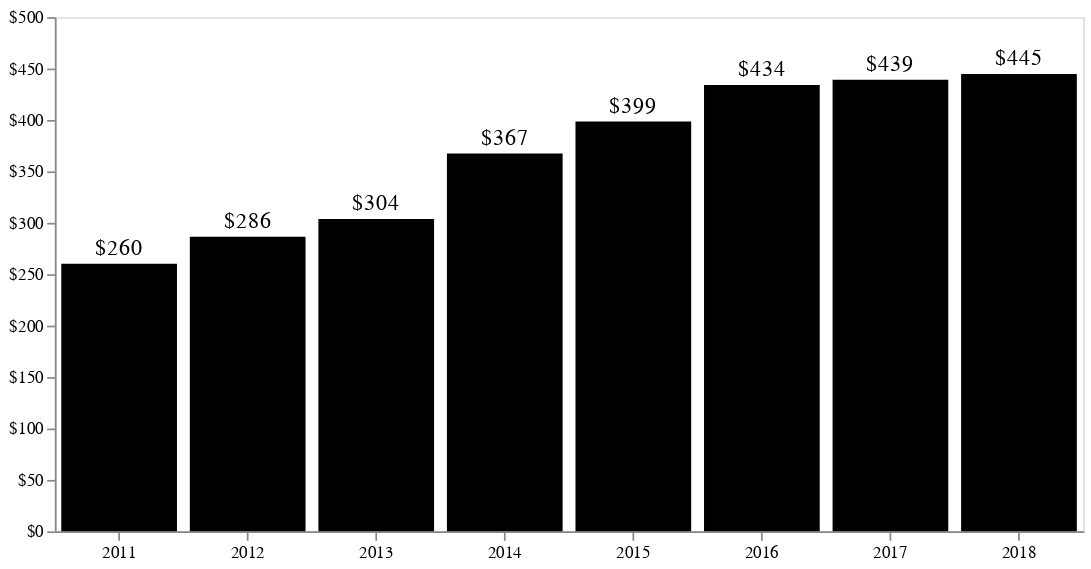

The notebook cell this image was saved under:
### Code cell
bars = alt.Chart(df).mark_bar(color="black").encode(
    x=alt.X(
        "date:O",
        timeUnit="year",
        axis=alt.Axis(title="", labelAngle=0),
    ),
    y=alt.Y(
        "median(price_per_square_foot):Q",
        axis=alt.Axis(title="", format="$s", grid=False),
        scale=alt.Scale(domain=[0, 500]),
    ),
).properties(width=600)

text = bars.mark_text(
    align='center',
    baseline='middle',
    dy=-9,
    size=13
).encode(
    text=alt.Text('median(price_per_square_foot):Q', format="$,.0f")
)

chart = bars + text

chart.configure_view(
    strokeOpacity=0
).save('assets/price-per-sqft-by-year.svg')

chart

### Figure 1 — Vega-Lite specification as saved in the notebook (floating-point values rounded to 4 significant figures)
{"$schema": "https://vega.github.io/schema/vega-lite/v2.4.3.json", "config": {"view": {"height": 300, "width": 400}}, "layer": [{"data": {"values": [{"bathrooms": 2, "bedrooms": 2, "date": "2018-06-12", "price": 600000, "price_per_square_foot": 453.5, "square_feet": 1323, "unit": 527, "url": "https://www.dlxco.com/the-promenade-west-lofts-condos-for-sale-lease-downtown-losangeles?mlsno=18-334730"}, {"bathrooms": 2, "bedrooms": 2, "date": "2018-04-11", "price": 598000, "price_per_square_foot": 443.6, "square_feet": 1348, "unit": 706, "url": "https://www.dlxco.com/the-promenade-west-lofts-condos-for-sale-lease-downtown-losangeles?mlsno=SR18004194CN"}, {"bathrooms": 2, "bedrooms": 2, "date": "2018-02-01", "price": 590000, "price_per_square_foot": 446.0, "square_feet": 1323, "unit": 409, "url": "https://www.dlxco.com/the-promenade-west-lofts-condos-for-sale-lease-downtown-losangeles?mlsno=18-302636"}, {"bathrooms": 3, "bedrooms": 2, "date": "2018-01-24", "price": 615000, "price_per_square_foot": 407.6, "square_feet": 1509, "unit": 315, "url": "https://www.dlxco.com/the-promenade-west-lofts-condos-for-sale-lease-downtown-losangeles?mlsno=17-280756"}, {"bathrooms": 1, "bedrooms": 1, "date": "2017-12-13", "price": 455000, "price_per_square_foot": 452.3, "square_feet": 1006, "unit": 804, "url": "https://www.dlxco.com/the-promenade-west-lofts-condos-for-sale-lease-downtown-losangeles?mlsno=17-276468"}, {"bathrooms": 2, "bedrooms": 1, "date": "2017-12-08", "price": 450000, "price_per_square_foot": 447.3, "square_feet": 1006, "unit": 803, "url": "https://www.dlxco.com/the-promenade-west-lofts-condos-for-sale-lease-downtown-losangeles?mlsno=RS17251377MR"}, {"bathrooms": 2, "bedrooms": 2, "date": "2017-08-31", "price": 555000, "price_per_square_foot": 450.5, "square_feet": 1232, "unit": 511, "url": "https://www.dlxco.com/the-promenade-west-lofts-condos-for-sale-lease-downtown-losangeles?mlsno=SR17142069CN"}, {"bathrooms": 2, "bedrooms": 2, "date": "2017-08-22", "price": 573000, "price_per_square_foot": 470.8, "square_feet": 1217, "unit": 305, "url": "https://www.dlxco.com/the-promenade-west-lofts-condos-for-sale-lease-downtown-losangeles?mlsno=17-241720"}, {"bathrooms": 3, "bedrooms": 2, "date": "2017-07-31", "price": 580000, "price_per_square_foot": 386.7, "square_feet": 1500, "unit": 316, "url": "https://www.dlxco.com/the-promenade-west-lofts-condos-for-sale-lease-downtown-losangeles?mlsno=17-206676"}, {"bathrooms": 1, "bedrooms": 1, "date": "2017-07-24", "price": 462000, "price_per_square_foot": 465.7, "square_feet": 992, "unit": 712, "url": "https://www.dlxco.com/the-promenade-west-lofts-condos-for-sale-lease-downtown-losangeles?mlsno=17-233274"}, {"bathrooms": 2, "bedrooms": 3, "date": "2017-07-19", "price": 612000, "price_per_square_foot": 375.9, "square_feet": 1628, "unit": 705, "url": "https://www.dlxco.com/the-promenade-west-lofts-condos-for-sale-lease-downtown-losangeles?mlsno=17-229802"}, {"bathrooms": 2, "bedrooms": 2, "date": "2017-07-06", "price": 570000, "price_per_square_foot": 468.4, "square_feet": 1217, "unit": 309, "url": "https://www.dlxco.com/the-promenade-west-lofts-condos-for-sale-lease-downtown-losangeles?mlsno=17-215688"}, {"bathrooms": 2, "bedrooms": 2, "date": "2017-06-26", "price": 527500, "price_per_square_foot": 391.3, "square_feet": 1348, "unit": 621, "url": "https://www.dlxco.com/the-promenade-west-lofts-condos-for-sale-lease-downtown-losangeles?mlsno=SB17104895MR"}, {"bathrooms": 3, "bedrooms": 2, "date": "2017-05-12", "price": 605000, "price_per_square_foot": 400.1, "square_feet": 1512, "unit": 206, "url": "https://www.dlxco.com/the-promenade-west-lofts-condos-for-sale-lease-downtown-losangeles?mlsno=17-211192"}, {"bathrooms": 2, "bedrooms": 3, "date": "2017-03-27", "price": 550000, "price_per_square_foot": 322.2, "square_feet": 1707, "unit": 520, "url": "https://www.dlxco.com/the-promenade-west-lofts-condos-for-sale-lease-downtown-losangeles?mlsno=16-166900"}, {"bathrooms": 2, "bedrooms": 2, "date": "2017-01-03", "price": 570000, "price_per_square_foot": 430.8, "square_feet": 1323, "unit": 619, "url": "https://www.dlxco.com/the-promenade-west-lofts-condos-for-sale-lease-downtown-losangeles?mlsno=16-176362"}, {"bathrooms": 2, "bedrooms": 2, "date": "2016-11-18", "price": 545000, "price_per_square_foot": 435.0, "square_feet": 1253, "unit": 501, "url": "https://www.dlxco.com/the-promenade-west-lofts-condos-for-sale-lease-downtown-losangeles?mlsno=16-149712"}, {"bathrooms": 2, "bedrooms": 2, "date": "2016-11-14", "price": 615000, "price_per_square_foot": 440.5, "square_feet": 1396, "unit": 808, "url": "https://www.dlxco.com/the-promenade-west-lofts-condos-for-sale-lease-downtown-losangeles?mlsno=16-138782"}, {"bathrooms": 1, "bedrooms": 1, "date": "2016-10-11", "price": 466000, "price_per_square_foot": 463.2, "square_feet": 1006, "unit": 806, "url": "https://www.dlxco.com/the-promenade-west-lofts-condos-for-sale-lease-downtown-losangeles?mlsno=16-122734"}, {"bathrooms": 2, "bedrooms": 2, "date": "2016-09-17", "price": 575000, "price_per_square_foot": 433.3, "square_feet": 1327, "unit": 415, "url": "https://www.dlxco.com/the-promenade-west-lofts-condos-for-sale-lease-downtown-losangeles?mlsno=16-142232"}, {"bathrooms": 1, "bedrooms": 1, "date": "2016-08-05", "price": 545000, "price_per_square_foot": 541.7, "square_feet": 1006, "unit": 802, "url": "https://www.dlxco.com/the-promenade-west-lofts-condos-for-sale-lease-downtown-losangeles?mlsno=16-125118"}, {"bathrooms": 3, "bedrooms": 2, "date": "2016-07-26", "price": 629500, "price_per_square_foot": 416.3, "square_feet": 1512, "unit": 314, "url": "https://www.dlxco.com/the-promenade-west-lofts-condos-for-sale-lease-downtown-losangeles?mlsno=16-124382"}, {"bathrooms": 2, "bedrooms": 3, "date": "2016-05-31", "price": 637000, "price_per_square_foot": 391.0, "square_feet": 1629, "unit": 505, "url": "https://www.dlxco.com/the-promenade-west-lofts-condos-for-sale-lease-downtown-losangeles?mlsno=PW16060511MR"}, {"bathrooms": 1, "bedrooms": 1, "date": "2016-05-17", "price": 530000, "price_per_square_foot": 526.8, "square_feet": 1006, "unit": 801, "url": "https://www.dlxco.com/the-promenade-west-lofts-condos-for-sale-lease-downtown-losangeles?mlsno=16-975267"}, {"bathrooms": 2, "bedrooms": 2, "date": "2016-04-11", "price": 520000, "price_per_square_foot": 385.8, "square_feet": 1348, "unit": 414, "url": "https://www.dlxco.com/the-promenade-west-lofts-condos-for-sale-lease-downtown-losangeles?mlsno=15-963651"}, {"bathrooms": 3, "bedrooms": 2, "date": "2016-01-09", "price": 585000, "price_per_square_foot": 386.9, "square_feet": 1512, "unit": 202, "url": "https://www.dlxco.com/the-promenade-west-lofts-condos-for-sale-lease-downtown-losangeles?mlsno=15-960051"}, {"bathrooms": 2, "bedrooms": 2, "date": "2015-11-25", "price": 535000, "price_per_square_foot": 408.1, "square_feet": 1311, "unit": 516, "url": "https://www.dlxco.com/the-promenade-west-lofts-condos-for-sale-lease-downtown-losangeles?mlsno=315009216IT"}, {"bathrooms": 2, "bedrooms": 2, "date": "2015-09-28", "price": 560000, "price_per_square_foot": 416.0, "square_feet": 1346, "unit": 504, "url": "https://www.dlxco.com/the-promenade-west-lofts-condos-for-sale-lease-downtown-losangeles?mlsno=15-927421"}, {"bathrooms": 2, "bedrooms": 2, "date": "2015-09-03", "price": 535000, "price_per_square_foot": 404.1, "square_feet": 1324, "unit": 611, "url": "https://www.dlxco.com/the-promenade-west-lofts-condos-for-sale-lease-downtown-losangeles?mlsno=15-906695"}, {"bathrooms": 2, "bedrooms": 2, "date": "2015-08-24", "price": 558000, "price_per_square_foot": 421.8, "square_feet": 1323, "unit": 616, "url": "https://www.dlxco.com/the-promenade-west-lofts-condos-for-sale-lease-downtown-losangeles?mlsno=15-907973"}, {"bathrooms": 2, "bedrooms": 2, "date": "2015-08-20", "price": 625000, "price_per_square_foot": 472.4, "square_feet": 1323, "unit": 527, "url": "https://www.dlxco.com/the-promenade-west-lofts-condos-for-sale-lease-downtown-losangeles?mlsno=AR15120825MR"}, {"bathrooms": 2, "bedrooms": 2, "date": "2015-08-20", "price": 520000, "price_per_square_foot": 385.8, "square_feet": 1348, "unit": 701, "url": "https://www.dlxco.com/the-promenade-west-lofts-condos-for-sale-lease-downtown-losangeles?mlsno=15-913217"}, {"bathrooms": 2, "bedrooms": 2, "date": "2015-04-14", "price": 500000, "price_per_square_foot": 370.9, "square_feet": 1348, "unit": 704, "url": "https://www.dlxco.com/the-promenade-west-lofts-condos-for-sale-lease-downtown-losangeles?mlsno=15-824505"}, {"bathrooms": 2, "bedrooms": 2, "date": "2015-03-26", "price": 530000, "price_per_square_foot": 393.2, "square_feet": 1348, "unit": 412, "url": "https://www.dlxco.com/the-promenade-west-lofts-condos-for-sale-lease-downtown-losangeles?mlsno=15-879535"}, {"bathrooms": 3, "bedrooms": 2, "date": "2015-03-25", "price": 485000, "price_per_square_foot": 321.4, "square_feet": 1509, "unit": 319, "url": "https://www.dlxco.com/the-promenade-west-lofts-condos-for-sale-lease-downtown-losangeles?mlsno=14-795913"}, {"bathrooms": 3, "bedrooms": 2, "date": "2015-02-18", "price": 560000, "price_per_square_foot": 373.3, "square_feet": 1500, "unit": 203, "url": "https://www.dlxco.com/the-promenade-west-lofts-condos-for-sale-lease-downtown-losangeles?mlsno=14-812843"}, {"bathrooms": 2, "bedrooms": 2, "date": "2014-12-30", "price": 495000, "price_per_square_foot": 374.1, "square_feet": 1323, "unit": 524, "url": "https://www.dlxco.com/the-promenade-west-lofts-condos-for-sale-lease-downtown-losangeles?mlsno=14-781543"}, {"bathrooms": 2, "bedrooms": 2, "date": "2014-12-23", "price": 499000, "price_per_square_foot": 410.0, "square_feet": 1217, "unit": 209, "url": "https://www.dlxco.com/the-promenade-west-lofts-condos-for-sale-lease-downtown-losangeles?mlsno=14-812935"}, {"bathrooms": 1, "bedrooms": 1, "date": "2014-11-13", "price": 385000, "price_per_square_foot": 382.7, "square_feet": 1006, "unit": 610, "url": "https://www.dlxco.com/the-promenade-west-lofts-condos-for-sale-lease-downtown-losangeles?mlsno=14-791495"}, {"bathrooms": 3, "bedrooms": 2, "date": "2014-09-25", "price": 470000, "price_per_square_foot": 313.8, "square_feet": 1498, "unit": 317, "url": "https://www.dlxco.com/the-promenade-west-lofts-condos-for-sale-lease-downtown-losangeles?mlsno=214012630IT"}, {"bathrooms": 3, "bedrooms": 2, "date": "2014-09-19", "price": 550000, "price_per_square_foot": 363.8, "square_feet": 1512, "unit": 206, "url": "https://www.dlxco.com/the-promenade-west-lofts-condos-for-sale-lease-downtown-losangeles?mlsno=14-738439"}, {"bathrooms": 2, "bedrooms": 3, "date": "2014-05-22", "price": 625000, "price_per_square_foot": 370.9, "square_feet": 1685, "unit": 405, "url": "https://www.dlxco.com/the-promenade-west-lofts-condos-for-sale-lease-downtown-losangeles?mlsno=14-745001"}, {"bathrooms": 3, "bedrooms": 2, "date": "2014-02-12", "price": 398500, "price_per_square_foot": 264.1, "square_feet": 1509, "unit": 319, "url": "https://www.dlxco.com/the-promenade-west-lofts-condos-for-sale-lease-downtown-losangeles?mlsno=SR13129134CN"}, {"bathrooms": 2, "bedrooms": 2, "date": "2014-01-17", "price": 405000, "price_per_square_foot": 306.8, "square_feet": 1320, "unit": 108, "url": "https://www.dlxco.com/the-promenade-west-lofts-condos-for-sale-lease-downtown-losangeles?mlsno=13-719047"}, {"bathrooms": 1, "bedrooms": 1, "date": "2013-11-19", "price": 390000, "price_per_square_foot": 387.7, "square_feet": 1006, "unit": 711, "url": "https://www.dlxco.com/the-promenade-west-lofts-condos-for-sale-lease-downtown-losangeles?mlsno=13-689693"}, {"bathrooms": 2, "bedrooms": 2, "date": "2013-10-09", "price": 381650, "price_per_square_foot": 313.6, "square_feet": 1217, "unit": 211, "url": "https://www.dlxco.com/the-promenade-west-lofts-condos-for-sale-lease-downtown-losangeles?mlsno=PW13077881MR"}, {"bathrooms": 2, "bedrooms": 2, "date": "2013-09-11", "price": 420000, "price_per_square_foot": 340.9, "square_feet": 1232, "unit": 502, "url": "https://www.dlxco.com/the-promenade-west-lofts-condos-for-sale-lease-downtown-losangeles?mlsno=13-664793"}, {"bathrooms": 1, "bedrooms": 1, "date": "2013-04-12", "price": 290000, "price_per_square_foot": 289.1, "square_feet": 1003, "unit": 609, "url": "https://www.dlxco.com/the-promenade-west-lofts-condos-for-sale-lease-downtown-losangeles?mlsno=S710858MR"}, {"bathrooms": 2, "bedrooms": 2, "date": "2013-02-11", "price": 335000, "price_per_square_foot": 253.2, "square_feet": 1323, "unit": 522, "url": "https://www.dlxco.com/the-promenade-west-lofts-condos-for-sale-lease-downtown-losangeles?mlsno=P837804MR"}, {"bathrooms": 2, "bedrooms": 2, "date": "2013-02-04", "price": 390000, "price_per_square_foot": 293.9, "square_feet": 1327, "unit": 403, "url": "https://www.dlxco.com/the-promenade-west-lofts-condos-for-sale-lease-downtown-losangeles?mlsno=12-631013"}, {"bathrooms": 2, "bedrooms": 2, "date": "2012-11-07", "price": 380000, "price_per_square_foot": 286.4, "square_feet": 1327, "unit": 416, "url": "https://www.dlxco.com/the-promenade-west-lofts-condos-for-sale-lease-downtown-losangeles?mlsno=22167529IT"}, {"bathrooms": 2, "bedrooms": 2, "date": "2012-10-24", "price": 290000, "price_per_square_foot": 218.5, "square_feet": 1327, "unit": 526, "url": "https://www.dlxco.com/the-promenade-west-lofts-condos-for-sale-lease-downtown-losangeles?mlsno=12-598567"}, {"bathrooms": 2, "bedrooms": 2, "date": "2012-06-20", "price": 395000, "price_per_square_foot": 298.6, "square_feet": 1323, "unit": 308, "url": "https://www.dlxco.com/the-promenade-west-lofts-condos-for-sale-lease-downtown-losangeles?mlsno=12-593925"}, {"bathrooms": 2, "bedrooms": 2, "date": "2012-02-10", "price": 380000, "price_per_square_foot": 286.4, "square_feet": 1327, "unit": 415, "url": "https://www.dlxco.com/the-promenade-west-lofts-condos-for-sale-lease-downtown-losangeles?mlsno=11-569123"}, {"bathrooms": 3, "bedrooms": 2, "date": "2011-10-07", "price": 455000, "price_per_square_foot": 301.9, "square_feet": 1507, "unit": 205, "url": "https://www.dlxco.com/the-promenade-west-lofts-condos-for-sale-lease-downtown-losangeles?mlsno=11-535629"}, {"bathrooms": 3, "bedrooms": 2, "date": "2011-09-27", "price": 275000, "price_per_square_foot": 181.9, "square_feet": 1512, "unit": 216, "url": "https://www.dlxco.com/the-promenade-west-lofts-condos-for-sale-lease-downtown-losangeles?mlsno=C11032172MR"}, {"bathrooms": 2, "bedrooms": 2, "date": "2011-08-16", "price": 350000, "price_per_square_foot": 284.1, "square_feet": 1232, "unit": 511, "url": "https://www.dlxco.com/the-promenade-west-lofts-condos-for-sale-lease-downtown-losangeles?mlsno=11-524713"}, {"bathrooms": 1, "bedrooms": 1, "date": "2011-07-18", "price": 270000, "price_per_square_foot": 268.4, "square_feet": 1006, "unit": 804, "url": "https://www.dlxco.com/the-promenade-west-lofts-condos-for-sale-lease-downtown-losangeles?mlsno=11-505205"}, {"bathrooms": 3, "bedrooms": 2, "date": "2011-06-27", "price": 375000, "price_per_square_foot": 248.0, "square_feet": 1512, "unit": 314, "url": "https://www.dlxco.com/the-promenade-west-lofts-condos-for-sale-lease-downtown-losangeles?mlsno=11-507735"}, {"bathrooms": 3, "bedrooms": 2, "date": "2011-04-15", "price": 443000, "price_per_square_foot": 295.3, "square_feet": 1500, "unit": 203, "url": "https://www.dlxco.com/the-promenade-west-lofts-condos-for-sale-lease-downtown-losangeles?mlsno=10-469183"}, {"bathrooms": 2, "bedrooms": 2, "date": "2011-04-14", "price": 265000, "price_per_square_foot": 217.7, "square_feet": 1217, "unit": 107, "url": "https://www.dlxco.com/the-promenade-west-lofts-condos-for-sale-lease-downtown-losangeles?mlsno=R1006067MR"}, {"bathrooms": 1, "bedrooms": 1, "date": "2011-01-14", "price": 250000, "price_per_square_foot": 252.0, "square_feet": 992, "unit": 714, "url": "https://www.dlxco.com/the-promenade-west-lofts-condos-for-sale-lease-downtown-losangeles?mlsno=10-480135"}]}, "encoding": {"x": {"axis": {"labelAngle": 0, "title": ""}, "field": "date", "timeUnit": "year", "type": "ordinal"}, "y": {"aggregate": "median", "axis": {"format": "$s", "grid": false, "title": ""}, "field": "price_per_square_foot", "scale": {"domain": [0, 500]}, "type": "quantitative"}}, "mark": {"color": "black", "type": "bar"}, "width": 600}, {"data": {"values": [{"bathrooms": 2, "bedrooms": 2, "date": "2018-06-12", "price": 600000, "price_per_square_foot": 453.5, "square_feet": 1323, "unit": 527, "url": "https://www.dlxco.com/the-promenade-west-lofts-condos-for-sale-lease-downtown-losangeles?mlsno=18-334730"}, {"bathrooms": 2, "bedrooms": 2, "date": "2018-04-11", "price": 598000, "price_per_square_foot": 443.6, "square_feet": 1348, "unit": 706, "url": "https://www.dlxco.com/the-promenade-west-lofts-condos-for-sale-lease-downtown-losangeles?mlsno=SR18004194CN"}, {"bathrooms": 2, "bedrooms": 2, "date": "2018-02-01", "price": 590000, "price_per_square_foot": 446.0, "square_feet": 1323, "unit": 409, "url": "https://www.dlxco.com/the-promenade-west-lofts-condos-for-sale-lease-downtown-losangeles?mlsno=18-302636"}, {"bathrooms": 3, "bedrooms": 2, "date": "2018-01-24", "price": 615000, "price_per_square_foot": 407.6, "square_feet": 1509, "unit": 315, "url": "https://www.dlxco.com/the-promenade-west-lofts-condos-for-sale-lease-downtown-losangeles?mlsno=17-280756"}, {"bathrooms": 1, "bedrooms": 1, "date": "2017-12-13", "price": 455000, "price_per_square_foot": 452.3, "square_feet": 1006, "unit": 804, "url": "https://www.dlxco.com/the-promenade-west-lofts-condos-for-sale-lease-downtown-losangeles?mlsno=17-276468"}, {"bathrooms": 2, "bedrooms": 1, "date": "2017-12-08", "price": 450000, "price_per_square_foot": 447.3, "square_feet": 1006, "unit": 803, "url": "https://www.dlxco.com/the-promenade-west-lofts-condos-for-sale-lease-downtown-losangeles?mlsno=RS17251377MR"}, {"bathrooms": 2, "bedrooms": 2, "date": "2017-08-31", "price": 555000, "price_per_square_foot": 450.5, "square_feet": 1232, "unit": 511, "url": "https://www.dlxco.com/the-promenade-west-lofts-condos-for-sale-lease-downtown-losangeles?mlsno=SR17142069CN"}, {"bathrooms": 2, "bedrooms": 2, "date": "2017-08-22", "price": 573000, "price_per_square_foot": 470.8, "square_feet": 1217, "unit": 305, "url": "https://www.dlxco.com/the-promenade-west-lofts-condos-for-sale-lease-downtown-losangeles?mlsno=17-241720"}, {"bathrooms": 3, "bedrooms": 2, "date": "2017-07-31", "price": 580000, "price_per_square_foot": 386.7, "square_feet": 1500, "unit": 316, "url": "https://www.dlxco.com/the-promenade-west-lofts-condos-for-sale-lease-downtown-losangeles?mlsno=17-206676"}, {"bathrooms": 1, "bedrooms": 1, "date": "2017-07-24", "price": 462000, "price_per_square_foot": 465.7, "square_feet": 992, "unit": 712, "url": "https://www.dlxco.com/the-promenade-west-lofts-condos-for-sale-lease-downtown-losangeles?mlsno=17-233274"}, {"bathrooms": 2, "bedrooms": 3, "date": "2017-07-19", "price": 612000, "price_per_square_foot": 375.9, "square_feet": 1628, "unit": 705, "url": "https://www.dlxco.com/the-promenade-west-lofts-condos-for-sale-lease-downtown-losangeles?mlsno=17-229802"}, {"bathrooms": 2, "bedrooms": 2, "date": "2017-07-06", "price": 570000, "price_per_square_foot": 468.4, "square_feet": 1217, "unit": 309, "url": "https://www.dlxco.com/the-promenade-west-lofts-condos-for-sale-lease-downtown-losangeles?mlsno=17-215688"}, {"bathrooms": 2, "bedrooms": 2, "date": "2017-06-26", "price": 527500, "price_per_square_foot": 391.3, "square_feet": 1348, "unit": 621, "url": "https://www.dlxco.com/the-promenade-west-lofts-condos-for-sale-lease-downtown-losangeles?mlsno=SB17104895MR"}, {"bathrooms": 3, "bedrooms": 2, "date": "2017-05-12", "price": 605000, "price_per_square_foot": 400.1, "square_feet": 1512, "unit": 206, "url": "https://www.dlxco.com/the-promenade-west-lofts-condos-for-sale-lease-downtown-losangeles?mlsno=17-211192"}, {"bathrooms": 2, "bedrooms": 3, "date": "2017-03-27", "price": 550000, "price_per_square_foot": 322.2, "square_feet": 1707, "unit": 520, "url": "https://www.dlxco.com/the-promenade-west-lofts-condos-for-sale-lease-downtown-losangeles?mlsno=16-166900"}, {"bathrooms": 2, "bedrooms": 2, "date": "2017-01-03", "price": 570000, "price_per_square_foot": 430.8, "square_feet": 1323, "unit": 619, "url": "https://www.dlxco.com/the-promenade-west-lofts-condos-for-sale-lease-downtown-losangeles?mlsno=16-176362"}, {"bathrooms": 2, "bedrooms": 2, "date": "2016-11-18", "price": 545000, "price_per_square_foot": 435.0, "square_feet": 1253, "unit": 501, "url": "https://www.dlxco.com/the-promenade-west-lofts-condos-for-sale-lease-downtown-losangeles?mlsno=16-149712"}, {"bathrooms": 2, "bedrooms": 2, "date": "2016-11-14", "price": 615000, "price_per_square_foot": 440.5, "square_feet": 1396, "unit": 808, "url": "https://www.dlxco.com/the-promenade-west-lofts-condos-for-sale-lease-downtown-losangeles?mlsno=16-138782"}, {"bathrooms": 1, "bedrooms": 1, "date": "2016-10-11", "price": 466000, "price_per_square_foot": 463.2, "square_feet": 1006, "unit": 806, "url": "https://www.dlxco.com/the-promenade-west-lofts-condos-for-sale-lease-downtown-losangeles?mlsno=16-122734"}, {"bathrooms": 2, "bedrooms": 2, "date": "2016-09-17", "price": 575000, "price_per_square_foot": 433.3, "square_feet": 1327, "unit": 415, "url": "https://www.dlxco.com/the-promenade-west-lofts-condos-for-sale-lease-downtown-losangeles?mlsno=16-142232"}, {"bathrooms": 1, "bedrooms": 1, "date": "2016-08-05", "price": 545000, "price_per_square_foot": 541.7, "square_feet": 1006, "unit": 802, "url": "https://www.dlxco.com/the-promenade-west-lofts-condos-for-sale-lease-downtown-losangeles?mlsno=16-125118"}, {"bathrooms": 3, "bedrooms": 2, "date": "2016-07-26", "price": 629500, "price_per_square_foot": 416.3, "square_feet": 1512, "unit": 314, "url": "https://www.dlxco.com/the-promenade-west-lofts-condos-for-sale-lease-downtown-losangeles?mlsno=16-124382"}, {"bathrooms": 2, "bedrooms": 3, "date": "2016-05-31", "price": 637000, "price_per_square_foot": 391.0, "square_feet": 1629, "unit": 505, "url": "https://www.dlxco.com/the-promenade-west-lofts-condos-for-sale-lease-downtown-losangeles?mlsno=PW16060511MR"}, {"bathrooms": 1, "bedrooms": 1, "date": "2016-05-17", "price": 530000, "price_per_square_foot": 526.8, "square_feet": 1006, "unit": 801, "url": "https://www.dlxco.com/the-promenade-west-lofts-condos-for-sale-lease-downtown-losangeles?mlsno=16-975267"}, {"bathrooms": 2, "bedrooms": 2, "date": "2016-04-11", "price": 520000, "price_per_square_foot": 385.8, "square_feet": 1348, "unit": 414, "url": "https://www.dlxco.com/the-promenade-west-lofts-condos-for-sale-lease-downtown-losangeles?mlsno=15-963651"}, {"bathrooms": 3, "bedrooms": 2, "date": "2016-01-09", "price": 585000, "price_per_square_foot": 386.9, "square_feet": 1512, "unit": 202, "url": "https://www.dlxco.com/the-promenade-west-lofts-condos-for-sale-lease-downtown-losangeles?mlsno=15-960051"}, {"bathrooms": 2, "bedrooms": 2, "date": "2015-11-25", "price": 535000, "price_per_square_foot": 408.1, "square_feet": 1311, "unit": 516, "url": "https://www.dlxco.com/the-promenade-west-lofts-condos-for-sale-lease-downtown-losangeles?mlsno=315009216IT"}, {"bathrooms": 2, "bedrooms": 2, "date": "2015-09-28", "price": 560000, "price_per_square_foot": 416.0, "square_feet": 1346, "unit": 504, "url": "https://www.dlxco.com/the-promenade-west-lofts-condos-for-sale-lease-downtown-losangeles?mlsno=15-927421"}, {"bathrooms": 2, "bedrooms": 2, "date": "2015-09-03", "price": 535000, "price_per_square_foot": 404.1, "square_feet": 1324, "unit": 611, "url": "https://www.dlxco.com/the-promenade-west-lofts-condos-for-sale-lease-downtown-losangeles?mlsno=15-906695"}, {"bathrooms": 2, "bedrooms": 2, "date": "2015-08-24", "price": 558000, "price_per_square_foot": 421.8, "square_feet": 1323, "unit": 616, "url": "https://www.dlxco.com/the-promenade-west-lofts-condos-for-sale-lease-downtown-losangeles?mlsno=15-907973"}, {"bathrooms": 2, "bedrooms": 2, "date": "2015-08-20", "price": 625000, "price_per_square_foot": 472.4, "square_feet": 1323, "unit": 527, "url": "https://www.dlxco.com/the-promenade-west-lofts-condos-for-sale-lease-downtown-losangeles?mlsno=AR15120825MR"}, {"bathrooms": 2, "bedrooms": 2, "date": "2015-08-20", "price": 520000, "price_per_square_foot": 385.8, "square_feet": 1348, "unit": 701, "url": "https://www.dlxco.com/the-promenade-west-lofts-condos-for-sale-lease-downtown-losangeles?mlsno=15-913217"}, {"bathrooms": 2, "bedrooms": 2, "date": "2015-04-14", "price": 500000, "price_per_square_foot": 370.9, "square_feet": 1348, "unit": 704, "url": "https://www.dlxco.com/the-promenade-west-lofts-condos-for-sale-lease-downtown-losangeles?mlsno=15-824505"}, {"bathrooms": 2, "bedrooms": 2, "date": "2015-03-26", "price": 530000, "price_per_square_foot": 393.2, "square_feet": 1348, "unit": 412, "url": "https://www.dlxco.com/the-promenade-west-lofts-condos-for-sale-lease-downtown-losangeles?mlsno=15-879535"}, {"bathrooms": 3, "bedrooms": 2, "date": "2015-03-25", "price": 485000, "price_per_square_foot": 321.4, "square_feet": 1509, "unit": 319, "url": "https://www.dlxco.com/the-promenade-west-lofts-condos-for-sale-lease-downtown-losangeles?mlsno=14-795913"}, {"bathrooms": 3, "bedrooms": 2, "date": "2015-02-18", "price": 560000, "price_per_square_foot": 373.3, "square_feet": 1500, "unit": 203, "url": "https://www.dlxco.com/the-promenade-west-lofts-condos-for-sale-lease-downtown-losangeles?mlsno=14-812843"}, {"bathrooms": 2, "bedrooms": 2, "date": "2014-12-30", "price": 495000, "price_per_square_foot": 374.1, "square_feet": 1323, "unit": 524, "url": "https://www.dlxco.com/the-promenade-west-lofts-condos-for-sale-lease-downtown-losangeles?mlsno=14-781543"}, {"bathrooms": 2, "bedrooms": 2, "date": "2014-12-23", "price": 499000, "price_per_square_foot": 410.0, "square_feet": 1217, "unit": 209, "url": "https://www.dlxco.com/the-promenade-west-lofts-condos-for-sale-lease-downtown-losangeles?mlsno=14-812935"}, {"bathrooms": 1, "bedrooms": 1, "date": "2014-11-13", "price": 385000, "price_per_square_foot": 382.7, "square_feet": 1006, "unit": 610, "url": "https://www.dlxco.com/the-promenade-west-lofts-condos-for-sale-lease-downtown-losangeles?mlsno=14-791495"}, {"bathrooms": 3, "bedrooms": 2, "date": "2014-09-25", "price": 470000, "price_per_square_foot": 313.8, "square_feet": 1498, "unit": 317, "url": "https://www.dlxco.com/the-promenade-west-lofts-condos-for-sale-lease-downtown-losangeles?mlsno=214012630IT"}, {"bathrooms": 3, "bedrooms": 2, "date": "2014-09-19", "price": 550000, "price_per_square_foot": 363.8, "square_feet": 1512, "unit": 206, "url": "https://www.dlxco.com/the-promenade-west-lofts-condos-for-sale-lease-downtown-losangeles?mlsno=14-738439"}, {"bathrooms": 2, "bedrooms": 3, "date": "2014-05-22", "price": 625000, "price_per_square_foot": 370.9, "square_feet": 1685, "unit": 405, "url": "https://www.dlxco.com/the-promenade-west-lofts-condos-for-sale-lease-downtown-losangeles?mlsno=14-745001"}, {"bathrooms": 3, "bedrooms": 2, "date": "2014-02-12", "price": 398500, "price_per_square_foot": 264.1, "square_feet": 1509, "unit": 319, "url": "https://www.dlxco.com/the-promenade-west-lofts-condos-for-sale-lease-downtown-losangeles?mlsno=SR13129134CN"}, {"bathrooms": 2, "bedrooms": 2, "date": "2014-01-17", "price": 405000, "price_per_square_foot": 306.8, "square_feet": 1320, "unit": 108, "url": "https://www.dlxco.com/the-promenade-west-lofts-condos-for-sale-lease-downtown-losangeles?mlsno=13-719047"}, {"bathrooms": 1, "bedrooms": 1, "date": "2013-11-19", "price": 390000, "price_per_square_foot": 387.7, "square_feet": 1006, "unit": 711, "url": "https://www.dlxco.com/the-promenade-west-lofts-condos-for-sale-lease-downtown-losangeles?mlsno=13-689693"}, {"bathrooms": 2, "bedrooms": 2, "date": "2013-10-09", "price": 381650, "price_per_square_foot": 313.6, "square_feet": 1217, "unit": 211, "url": "https://www.dlxco.com/the-promenade-west-lofts-condos-for-sale-lease-downtown-losangeles?mlsno=PW13077881MR"}, {"bathrooms": 2, "bedrooms": 2, "date": "2013-09-11", "price": 420000, "price_per_square_foot": 340.9, "square_feet": 1232, "unit": 502, "url": "https://www.dlxco.com/the-promenade-west-lofts-condos-for-sale-lease-downtown-losangeles?mlsno=13-664793"}, {"bathrooms": 1, "bedrooms": 1, "date": "2013-04-12", "price": 290000, "price_per_square_foot": 289.1, "square_feet": 1003, "unit": 609, "url": "https://www.dlxco.com/the-promenade-west-lofts-condos-for-sale-lease-downtown-losangeles?mlsno=S710858MR"}, {"bathrooms": 2, "bedrooms": 2, "date": "2013-02-11", "price": 335000, "price_per_square_foot": 253.2, "square_feet": 1323, "unit": 522, "url": "https://www.dlxco.com/the-promenade-west-lofts-condos-for-sale-lease-downtown-losangeles?mlsno=P837804MR"}, {"bathrooms": 2, "bedrooms": 2, "date": "2013-02-04", "price": 390000, "price_per_square_foot": 293.9, "square_feet": 1327, "unit": 403, "url": "https://www.dlxco.com/the-promenade-west-lofts-condos-for-sale-lease-downtown-losangeles?mlsno=12-631013"}, {"bathrooms": 2, "bedrooms": 2, "date": "2012-11-07", "price": 380000, "price_per_square_foot": 286.4, "square_feet": 1327, "unit": 416, "url": "https://www.dlxco.com/the-promenade-west-lofts-condos-for-sale-lease-downtown-losangeles?mlsno=22167529IT"}, {"bathrooms": 2, "bedrooms": 2, "date": "2012-10-24", "price": 290000, "price_per_square_foot": 218.5, "square_feet": 1327, "unit": 526, "url": "https://www.dlxco.com/the-promenade-west-lofts-condos-for-sale-lease-downtown-losangeles?mlsno=12-598567"}, {"bathrooms": 2, "bedrooms": 2, "date": "2012-06-20", "price": 395000, "price_per_square_foot": 298.6, "square_feet": 1323, "unit": 308, "url": "https://www.dlxco.com/the-promenade-west-lofts-condos-for-sale-lease-downtown-losangeles?mlsno=12-593925"}, {"bathrooms": 2, "bedrooms": 2, "date": "2012-02-10", "price": 380000, "price_per_square_foot": 286.4, "square_feet": 1327, "unit": 415, "url": "https://www.dlxco.com/the-promenade-west-lofts-condos-for-sale-lease-downtown-losangeles?mlsno=11-569123"}, {"bathrooms": 3, "bedrooms": 2, "date": "2011-10-07", "price": 455000, "price_per_square_foot": 301.9, "square_feet": 1507, "unit": 205, "url": "https://www.dlxco.com/the-promenade-west-lofts-condos-for-sale-lease-downtown-losangeles?mlsno=11-535629"}, {"bathrooms": 3, "bedrooms": 2, "date": "2011-09-27", "price": 275000, "price_per_square_foot": 181.9, "square_feet": 1512, "unit": 216, "url": "https://www.dlxco.com/the-promenade-west-lofts-condos-for-sale-lease-downtown-losangeles?mlsno=C11032172MR"}, {"bathrooms": 2, "bedrooms": 2, "date": "2011-08-16", "price": 350000, "price_per_square_foot": 284.1, "square_feet": 1232, "unit": 511, "url": "https://www.dlxco.com/the-promenade-west-lofts-condos-for-sale-lease-downtown-losangeles?mlsno=11-524713"}, {"bathrooms": 1, "bedrooms": 1, "date": "2011-07-18", "price": 270000, "price_per_square_foot": 268.4, "square_feet": 1006, "unit": 804, "url": "https://www.dlxco.com/the-promenade-west-lofts-condos-for-sale-lease-downtown-losangeles?mlsno=11-505205"}, {"bathrooms": 3, "bedrooms": 2, "date": "2011-06-27", "price": 375000, "price_per_square_foot": 248.0, "square_feet": 1512, "unit": 314, "url": "https://www.dlxco.com/the-promenade-west-lofts-condos-for-sale-lease-downtown-losangeles?mlsno=11-507735"}, {"bathrooms": 3, "bedrooms": 2, "date": "2011-04-15", "price": 443000, "price_per_square_foot": 295.3, "square_feet": 1500, "unit": 203, "url": "https://www.dlxco.com/the-promenade-west-lofts-condos-for-sale-lease-downtown-losangeles?mlsno=10-469183"}, {"bathrooms": 2, "bedrooms": 2, "date": "2011-04-14", "price": 265000, "price_per_square_foot": 217.7, "square_feet": 1217, "unit": 107, "url": "https://www.dlxco.com/the-promenade-west-lofts-condos-for-sale-lease-downtown-losangeles?mlsno=R1006067MR"}, {"bathrooms": 1, "bedrooms": 1, "date": "2011-01-14", "price": 250000, "price_per_square_foot": 252.0, "square_feet": 992, "unit": 714, "url": "https://www.dlxco.com/the-promenade-west-lofts-condos-for-sale-lease-downtown-losangeles?mlsno=10-480135"}]}, "encoding": {"text": {"aggregate": "median", "field": "price_per_square_foot", "format": "$,.0f", "type": "quantitative"}, "x": {"axis": {"labelAngle": 0, "title": ""}, "field": "date", "timeUnit": "year", "type": "ordinal"}, "y": {"aggregate": "median", "axis": {"format": "$s", "grid": false, "title": ""}, "field": "price_per_square_foot", "scale": {"domain": [0, 500]}, "type": "quantitative"}}, "mark": {"align": "center", "baseline": "middle", "dy": -9, "size": 13, "type": "text"}, "width": 600}]}
